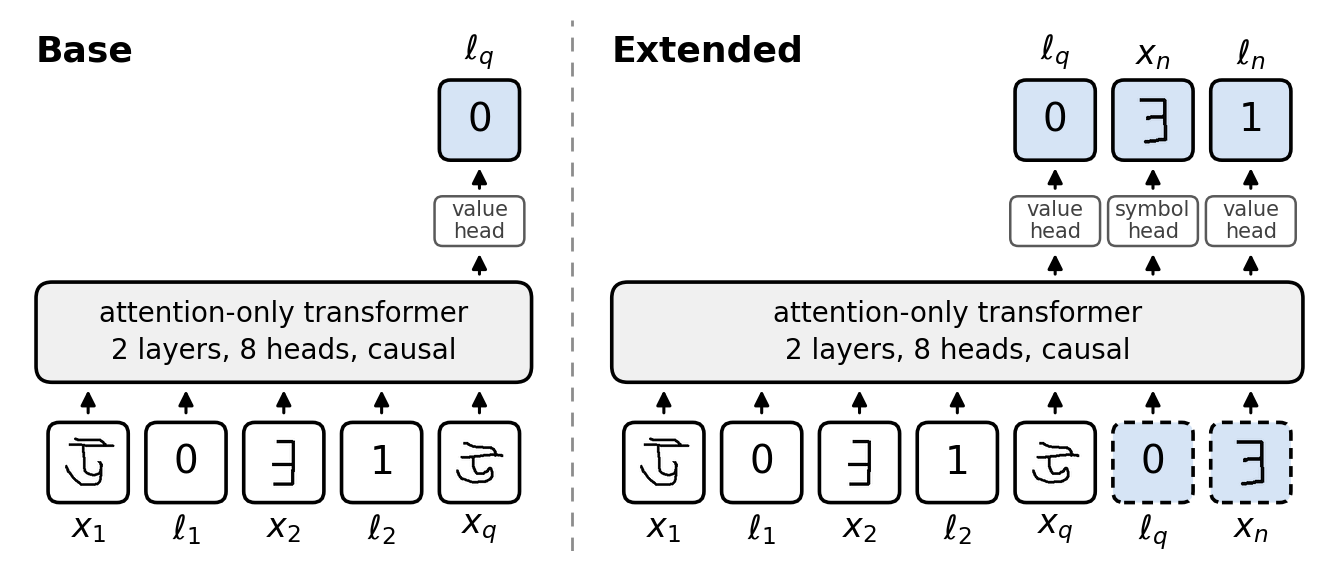

Generate this figure with Python:
'''
Draws the base and extended models side by side: the input tokens, the
two-layer attention-only transformer, and which output head predicts what at
which position.

Base:     [x1, l1, x2, l2, xq]          value head at xq -> lq
Extended: [x1, l1, x2, l2, xq, lq, xn]  value head at xq -> lq,
                                        symbol head at lq -> class of xn,
                                        value head at xn -> ln

Shaded boxes are model outputs. The extended model's lq and xn inputs (shaded,
dashed) are the true tokens during training (teacher forcing) and the model's own
sampled outputs when it generates data for the next generation.

python -I visuals/model_figure.py            # side by side
python -I visuals/model_figure.py --stack    # base on top, extended below
'''
import argparse
import os
import sys

import numpy as np
import matplotlib
matplotlib.use('Agg')
import matplotlib.pyplot as plt
from matplotlib.patches import FancyBboxPatch

HERE = os.path.dirname(os.path.abspath(__file__))
sys.path.insert(0, HERE)
from task_figure import load_glyphs, BOX, STEP  # noqa: E402

OUTPUT_FILL = '#d6e4f5'
BLOCK_Y = 1.5          # transformer block bottom, above the token row
BLOCK_H = 1.25
HEAD_Y = BLOCK_Y + BLOCK_H + 0.45
HEAD_H = 0.62
OUT_Y = HEAD_Y + HEAD_H + 0.45
INCH_PER_UNIT = 0.42

# One entry per input token: (item, label, fed back). An item is a number or a
# (character, drawer) Omniglot glyph, as in task_figure.py.
BASE_TOKENS = [
  (('A', 1), r'$x_1$', False), (0, r'$\ell_1$', False),
  (('B', 1), r'$x_2$', False), (1, r'$\ell_2$', False),
  (('A', 2), r'$x_q$', False),
]
EXTENDED_TOKENS = BASE_TOKENS + [(0, r'$\ell_q$', True), (('B', 3), r'$x_n$', True)]
# Position -> (output item, head name, label)
BASE_OUTPUTS = {4: (0, 'value\nhead', r'$\ell_q$')}
EXTENDED_OUTPUTS = {
  4: (0, 'value\nhead', r'$\ell_q$'),
  5: (('B', 3), 'symbol\nhead', r'$x_n$'),
  6: (1, 'value\nhead', r'$\ell_n$'),
}


def draw_box(ax, x, y, item, glyphs, fill='white', dashed=False):
  ax.add_patch(FancyBboxPatch((x, y), BOX, BOX, boxstyle='round,pad=0,rounding_size=0.14',
                              linewidth=1.3, edgecolor='black', facecolor=fill, zorder=2,
                              linestyle=(0, (3, 2)) if dashed else '-'))
  if isinstance(item, tuple):
    inset = 0.17
    # Black strokes on a transparent background, so the box fill shows around them
    rgba = np.zeros(glyphs[item].shape + (4,))
    rgba[..., 3] = 1 - glyphs[item]
    ax.imshow(rgba, interpolation='lanczos', zorder=3,
              extent=(x + inset, x + BOX - inset, y + inset, y + BOX - inset))
  else:
    ax.text(x + BOX / 2, y + BOX / 2, str(item), ha='center', va='center', fontsize=14, zorder=3)


def arrow(ax, x, y0, y1):
  ax.annotate('', xy=(x, y1), xytext=(x, y0),
              arrowprops=dict(arrowstyle='-|>', lw=1.1, color='black', mutation_scale=11))


def draw_panel(ax, x0, y0, tokens, outputs, glyphs, title):
  '''Draws one model with its token row at (x0, y0). Returns the panel's right edge.'''
  n = len(tokens)
  right = x0 + (n - 1) * STEP + BOX
  for i, (item, label, fed_back) in enumerate(tokens):
    x = x0 + i * STEP
    draw_box(ax, x, y0, item, glyphs, fill=OUTPUT_FILL if fed_back else 'white', dashed=fed_back)
    ax.text(x + BOX / 2, y0 - 0.12, label, ha='center', va='top', fontsize=12)
    arrow(ax, x + BOX / 2, y0 + BOX + 0.05, y0 + BLOCK_Y - 0.03)

  ax.add_patch(FancyBboxPatch((x0 - 0.15, y0 + BLOCK_Y), right - x0 + 0.3, BLOCK_H,
                              boxstyle='round,pad=0,rounding_size=0.2', linewidth=1.3,
                              edgecolor='black', facecolor='0.94', zorder=1))
  ax.text((x0 + right) / 2, y0 + BLOCK_Y + BLOCK_H / 2,
          'attention-only transformer\n2 layers, 8 heads, causal',
          ha='center', va='center', fontsize=10, linespacing=1.4, zorder=2)

  for i, (item, head, label) in outputs.items():
    x = x0 + i * STEP
    arrow(ax, x + BOX / 2, y0 + BLOCK_Y + BLOCK_H + 0.03, y0 + HEAD_Y - 0.03)
    ax.add_patch(FancyBboxPatch((x - 0.06, y0 + HEAD_Y), BOX + 0.12, HEAD_H,
                                boxstyle='round,pad=0,rounding_size=0.1', linewidth=0.9,
                                edgecolor='0.35', facecolor='white', zorder=2))
    ax.text(x + BOX / 2, y0 + HEAD_Y + HEAD_H / 2, head, ha='center', va='center',
            fontsize=7.5, linespacing=1.1, color='0.25', zorder=3)
    arrow(ax, x + BOX / 2, y0 + HEAD_Y + HEAD_H + 0.03, y0 + OUT_Y - 0.03)
    draw_box(ax, x, y0 + OUT_Y, item, glyphs, fill=OUTPUT_FILL)
    ax.text(x + BOX / 2, y0 + OUT_Y + BOX + 0.1, label, ha='center', va='bottom', fontsize=12)

  ax.text(x0 - 0.15, y0 + OUT_Y + BOX + 0.15, title, ha='left', va='bottom',
          fontsize=13, fontweight='bold')
  return right


def main():
  parser = argparse.ArgumentParser()
  parser.add_argument('--zip', default=os.path.join(HERE, 'omniglot', 'images_background.zip'))
  parser.add_argument('--out', default=os.path.join(HERE, 'model_figure'),
                      help='output path without extension; writes .pdf and .png')
  parser.add_argument('--stack', action='store_true', help='base on top, extended below')
  opts = parser.parse_args()

  glyphs = load_glyphs(opts.zip)
  fig, ax = plt.subplots()
  ax.set_aspect('equal')
  ax.axis('off')

  top = OUT_Y + BOX + 0.75
  if opts.stack:
    gap = 0.7
    lower = -(top + 0.6 + gap)
    base_right = draw_panel(ax, 0, 0, BASE_TOKENS, BASE_OUTPUTS, glyphs, 'Base')
    right = draw_panel(ax, 0, lower, EXTENDED_TOKENS, EXTENDED_OUTPUTS, glyphs, 'Extended')
    split = lower + top + gap / 2 - 0.1
    ax.plot([-0.3, right + 0.3], [split, split], color='0.55', lw=1.0, ls=(0, (5, 4)))
    xlim, ylim = (-0.35, right + 0.35), (lower - 0.6, top)
  else:
    gap = 1.3
    base_right = draw_panel(ax, 0, 0, BASE_TOKENS, BASE_OUTPUTS, glyphs, 'Base')
    ext_x = base_right + gap
    right = draw_panel(ax, ext_x, 0, EXTENDED_TOKENS, EXTENDED_OUTPUTS, glyphs, 'Extended')
    split = base_right + gap / 2
    ax.plot([split, split], [-0.6, top], color='0.55', lw=1.0, ls=(0, (5, 4)))
    xlim, ylim = (-0.35, right + 0.35), (-0.6, top)

  ax.set_xlim(*xlim)
  ax.set_ylim(*ylim)
  fig.set_size_inches((xlim[1] - xlim[0]) * INCH_PER_UNIT, (ylim[1] - ylim[0]) * INCH_PER_UNIT)
  fig.tight_layout(pad=0.1)
  for ext in ('pdf', 'png'):
    fig.savefig('{}.{}'.format(opts.out, ext), dpi=200, bbox_inches='tight')
  print('wrote {}.pdf and {}.png'.format(opts.out, opts.out))


if __name__ == '__main__':
  main()
